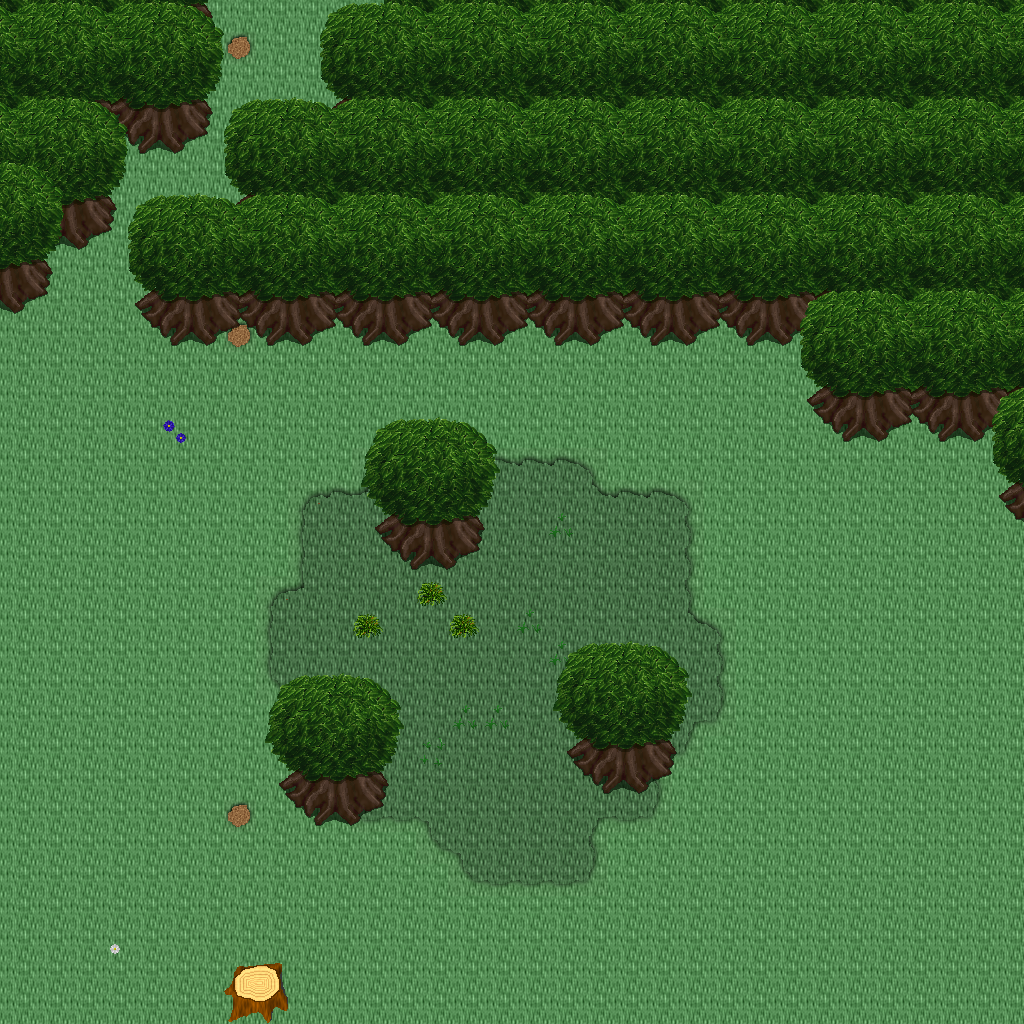

Rendered tile map (Tiled .tmx) drawn with the repository's tilesets; below, a short description and the map source with its tile grids summarised:
An orthogonal 32x32 tile map with 32x32 px tiles, 5 tile layers (Ground, Objects, Objects2, Above, ...), 1 hidden layer not drawn, 34 tilesets.

<map version="1.10" tiledversion="1.11.0" orientation="orthogonal" renderorder="right-down" width="32" height="32" tilewidth="32" tileheight="32" infinite="0" nextlayerid="11" nextobjectid="1">
 <tileset firstgid="1" name="ground_ground" tilewidth="32" tileheight="32" tilecount="33" columns="3">
  <image source="../drawable/ground_ground.png" width="96" height="352" />
 </tileset>
 <tileset firstgid="34" name="ground_grass_edges" tilewidth="32" tileheight="32" tilecount="36" columns="12">
  <image source="../drawable/ground_grass_edges.png" width="384" height="96" />
 </tileset>
 <tileset firstgid="70" name="ground_earth_edges" tilewidth="32" tileheight="32" tilecount="18" columns="6">
  <image source="../drawable/ground_earth_edges.png" width="192" height="96" />
 </tileset>
 <tileset firstgid="88" name="ground_grass_corners" tilewidth="32" tileheight="32" tilecount="24" columns="6">
  <image source="../drawable/ground_grass_corners.png" width="192" height="128" />
 </tileset>
 <tileset firstgid="112" name="plant_grasses" tilewidth="32" tileheight="32" tilecount="6" columns="3">
  <image source="../drawable/plant_grasses.png" width="96" height="64" />
 </tileset>
 <tileset firstgid="118" name="plant_flower_daisy_blue" tilewidth="32" tileheight="32" tilecount="8" columns="2">
  <image source="../drawable/plant_flower_daisy_blue.png" width="64" height="128" />
 </tileset>
 <tileset firstgid="126" name="plant_flower_daisy_yellow" tilewidth="32" tileheight="32" tilecount="8" columns="2">
  <image source="../drawable/plant_flower_daisy_yellow.png" width="64" height="128" />
 </tileset>
 <tileset firstgid="134" name="plant_bush_bushes" tilewidth="32" tileheight="32" tilecount="10" columns="5">
  <image source="../drawable/plant_bush_bushes.png" width="160" height="64" />
 </tileset>
 <tileset firstgid="144" name="plant_flower_daisy_red" tilewidth="32" tileheight="32" tilecount="8" columns="2">
  <image source="../drawable/plant_flower_daisy_red.png" width="64" height="128" />
 </tileset>
 <tileset firstgid="152" name="plant_flower_daisy_white" tilewidth="32" tileheight="32" tilecount="8" columns="2">
  <image source="../drawable/plant_flower_daisy_white.png" width="64" height="128" />
 </tileset>
 <tileset firstgid="160" name="logic_collision" tilewidth="32" tileheight="32" tilecount="1" columns="1">
  <image source="../drawable/logic_collision.png" width="32" height="32" />
 </tileset>
 <tileset firstgid="161" name="plant_stump_stump_brown" tilewidth="32" tileheight="32" tilecount="4" columns="2">
  <image source="../drawable/plant_stump_stump_brown.png" width="64" height="64" />
 </tileset>
 <tileset firstgid="165" name="plant_tree_tree_green" tilewidth="32" tileheight="32" tilecount="88" columns="8">
  <image source="../drawable/plant_tree_tree_green.png" width="256" height="352" />
 </tileset>
 <tileset firstgid="253" name="logic_item_resources" tilewidth="32" tileheight="32" tilecount="6" columns="6">
  <image source="../drawable/logic_item_resources.png" width="192" height="32" />
 </tileset>
 <tileset firstgid="259" name="logic_item_mushroom" tilewidth="32" tileheight="32" tilecount="6" columns="6">
  <image source="../drawable/logic_item_mushroom.png" width="192" height="32" />
 </tileset>
 <tileset firstgid="265" name="object_tent" tilewidth="32" tileheight="32" tilecount="9" columns="3">
  <image source="../drawable/object_tent.png" width="96" height="96" />
 </tileset>
 <tileset firstgid="274" name="logic_creature_albino_elf" tilewidth="32" tileheight="32" tilecount="5" columns="5">
  <image source="../drawable/logic_creature_albino_elf.png" width="160" height="32" />
 </tileset>
 <tileset firstgid="279" name="ground_ladder_vertical_dark" tilewidth="32" tileheight="32" tilecount="3" columns="3">
  <image source="../drawable/ground_ladder_vertical_dark.png" width="96" height="32" />
 </tileset>
 <tileset firstgid="282" name="ground_ladder_horizontal_dark" tilewidth="32" tileheight="32" tilecount="3" columns="1">
  <image source="../drawable/ground_ladder_horizontal_dark.png" width="32" height="96" />
 </tileset>
 <tileset firstgid="285" name="furniture_light_flames" tilewidth="32" tileheight="32" tilecount="6" columns="6">
  <image source="../drawable/furniture_light_flames.png" width="192" height="32" />
 </tileset>
 <tileset firstgid="291" name="furniture_table_tree_stump_table" tilewidth="32" tileheight="32" tilecount="4" columns="2">
  <image source="../drawable/furniture_table_tree_stump_table.png" width="64" height="64" />
 </tileset>
 <tileset firstgid="295" name="furniture_chair_stool" tilewidth="32" tileheight="32" tilecount="1" columns="1">
  <image source="../drawable/furniture_chair_stool.png" width="32" height="32" />
 </tileset>
 <tileset firstgid="296" name="logic_creature_ent" tilewidth="32" tileheight="32" tilecount="4" columns="4">
  <image source="../drawable/logic_creature_ent.png" width="128" height="32" />
 </tileset>
 <tileset firstgid="300" name="logic_creature_animal" tilewidth="32" tileheight="32" tilecount="32" columns="8">
  <image source="../drawable/logic_creature_animal.png" width="256" height="128" />
 </tileset>
 <tileset firstgid="332" name="logic_portal" tilewidth="32" tileheight="32" tilecount="24" columns="8">
  <image source="../drawable/logic_portal.png" width="256" height="96" />
 </tileset>
 <tileset firstgid="356" name="logic_item_herb" tilewidth="32" tileheight="32" tilecount="5" columns="5">
  <image source="../drawable/logic_item_herb.png" width="160" height="32" />
 </tileset>
 <tileset firstgid="361" name="ground_pothole" tilewidth="32" tileheight="32" tilecount="4" columns="4">
  <image source="../drawable/ground_pothole.png" width="128" height="32" />
 </tileset>
 <tileset firstgid="365" name="logic_creature_elemental" tilewidth="32" tileheight="32" tilecount="16" columns="8">
  <image source="../drawable/logic_creature_elemental.png" width="256" height="64" />
 </tileset>
 <tileset firstgid="381" name="plant_bush_bush_pinks" tilewidth="32" tileheight="32" tilecount="4" columns="2">
  <image source="../drawable/plant_bush_bush_pinks.png" width="64" height="64" />
 </tileset>
 <tileset firstgid="385" name="light_door_light" tilewidth="32" tileheight="32" tilecount="12" columns="3">
  <image source="../drawable/light_door_light.png" width="96" height="128" />
 </tileset>
 <tileset firstgid="397" name="light_dim_light_7x5" tilewidth="32" tileheight="32" tilecount="35" columns="7">
  <image source="../drawable/light_dim_light_7x5.png" width="224" height="160" />
 </tileset>
 <tileset firstgid="432" name="light_light_5x5" tilewidth="32" tileheight="32" tilecount="25" columns="5">
  <image source="../drawable/light_light_5x5.png" width="160" height="160" />
 </tileset>
 <tileset firstgid="457" name="furniture_light_roots_lamp" tilewidth="32" tileheight="32" tilecount="6" columns="2">
  <image source="../drawable/furniture_light_roots_lamp.png" width="64" height="96" />
 </tileset>
 <tileset firstgid="463" name="building_huts" tilewidth="32" tileheight="32" tilecount="338" columns="26">
  <image source="../drawable/building_huts.png" width="832" height="416" />
 </tileset>
 <layer id="1" name="Ground" width="32" height="32">
  <data>[1024 cells, 1024 non-empty, 3 distinct tile ids]</data>
 </layer>
 <layer id="2" name="Objects" width="32" height="32">
  <data>[1024 cells, 184 non-empty, 44 distinct tile ids]</data>
 </layer>
 <layer id="3" name="Objects2" width="32" height="32">
  <data>[1024 cells, 3 non-empty, 2 distinct tile ids]</data>
 </layer>
 <layer id="4" name="Above" width="32" height="32">
  <data>[1024 cells, 327 non-empty, 37 distinct tile ids]</data>
 </layer>
 <layer id="5" name="Above2" width="32" height="32">
  <data>[1024 cells, 6 non-empty, 6 distinct tile ids]</data>
 </layer>
 <layer id="6" name="Walkable" width="32" height="32" visible="0">
  <data>[1024 cells, 339 non-empty, 1 distinct tile ids]</data>
 </layer>
 <objectgroup id="7" name="Mapevents" />
 <objectgroup id="8" name="Spawn" />
 <objectgroup id="9" name="Keys" />
 <objectgroup id="10" name="Replace" />
</map>
